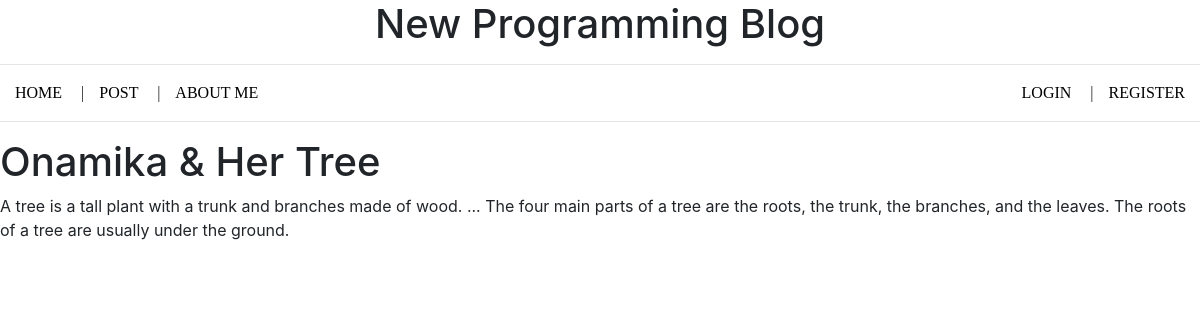
Screenshot of /single-post/3/ with the database file from the repository.
### Post/models.py (models this page shows, shortened)
class Post(models.Model):
    title = models.CharField(max_length=100)
    description = models.TextField()

### Post/views.py (the view)
# urls.py: path('single-post/<post_id>/', views.single_post, name='single-post'),
def single_post(request, post_id):
    post = Post.objects.get(pk=post_id)
    return render(request, 'single_post.html', {'post': post})

### templates/single_post.html
{% extends 'base.html' %}
{% block content %}
      <h1> {{ post.title }} </h1>
      <p> {{ post.description }}</p>
{% endblock %}

### static/style.css (style rules this page uses)
body { background-color: white; }

### rows the page displays
Post: title "Onamika & Her Tree", description "A tree is a tall plant with a trunk and branches made of wood. ... The four main parts of a tree are the roots, the trunk, the branches, and the leaves. The roots of a tree are usually under the ground."
